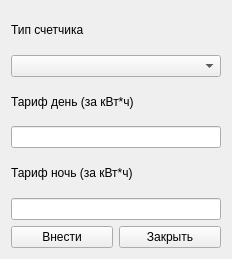
<?xml version="1.0" encoding="UTF-8"?>
<ui version="4.0">
 <class>Form</class>
 <widget class="QWidget" name="Form">
  <property name="geometry">
   <rect>
    <x>0</x>
    <y>0</y>
    <width>232</width>
    <height>259</height>
   </rect>
  </property>
  <property name="minimumSize">
   <size>
    <width>232</width>
    <height>259</height>
   </size>
  </property>
  <property name="windowTitle">
   <string>Добавление тарифа электросчетчика</string>
  </property>
  <layout class="QVBoxLayout" name="verticalLayout_4">
   <item>
    <layout class="QVBoxLayout" name="verticalLayout">
     <item>
      <widget class="QLabel" name="MeterType_label">
       <property name="minimumSize">
        <size>
         <width>161</width>
         <height>0</height>
        </size>
       </property>
       <property name="text">
        <string>Тип счетчика</string>
       </property>
      </widget>
     </item>
     <item>
      <widget class="QComboBox" name="meterType_comboBox">
       <property name="minimumSize">
        <size>
         <width>161</width>
         <height>0</height>
        </size>
       </property>
      </widget>
     </item>
    </layout>
   </item>
   <item>
    <layout class="QVBoxLayout" name="verticalLayout_2">
     <item>
      <widget class="QLabel" name="day_label">
       <property name="minimumSize">
        <size>
         <width>161</width>
         <height>0</height>
        </size>
       </property>
       <property name="text">
        <string>Тариф день (за кВт*ч)</string>
       </property>
      </widget>
     </item>
     <item>
      <widget class="QLineEdit" name="day_lineEdit">
       <property name="minimumSize">
        <size>
         <width>161</width>
         <height>0</height>
        </size>
       </property>
      </widget>
     </item>
    </layout>
   </item>
   <item>
    <layout class="QVBoxLayout" name="verticalLayout_3">
     <item>
      <widget class="QLabel" name="night_label">
       <property name="minimumSize">
        <size>
         <width>161</width>
         <height>0</height>
        </size>
       </property>
       <property name="text">
        <string>Тариф ночь (за кВт*ч)</string>
       </property>
      </widget>
     </item>
     <item>
      <widget class="QLineEdit" name="night_lineEdit">
       <property name="minimumSize">
        <size>
         <width>161</width>
         <height>0</height>
        </size>
       </property>
      </widget>
     </item>
    </layout>
   </item>
   <item>
    <layout class="QHBoxLayout" name="horizontalLayout">
     <item>
      <widget class="QPushButton" name="ok_pushButton">
       <property name="text">
        <string>Внести</string>
       </property>
      </widget>
     </item>
     <item>
      <widget class="QPushButton" name="cancel_pushButton">
       <property name="text">
        <string>Закрыть</string>
       </property>
      </widget>
     </item>
    </layout>
   </item>
  </layout>
 </widget>
 <resources/>
 <connections/>
</ui>
